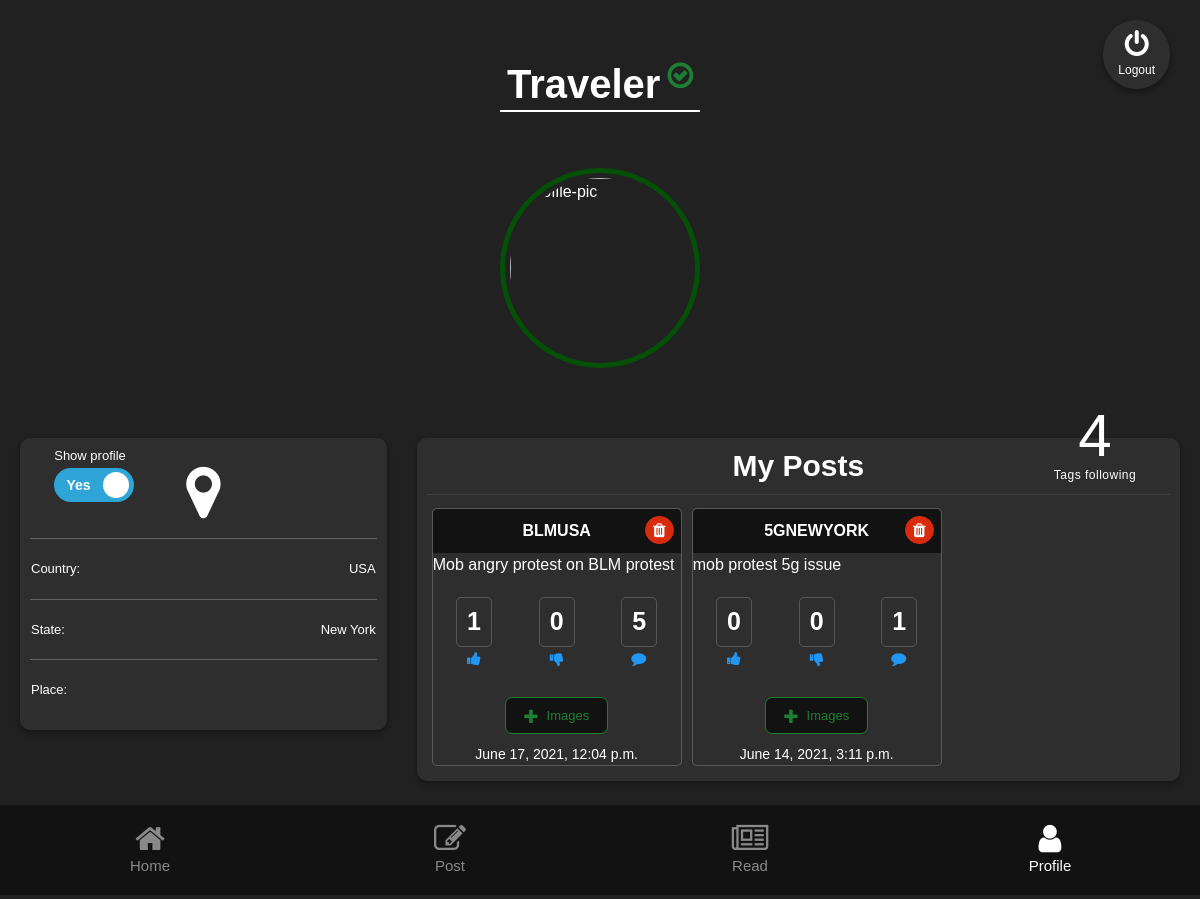
Before: /user/profile/ (signed in) with the older database file.
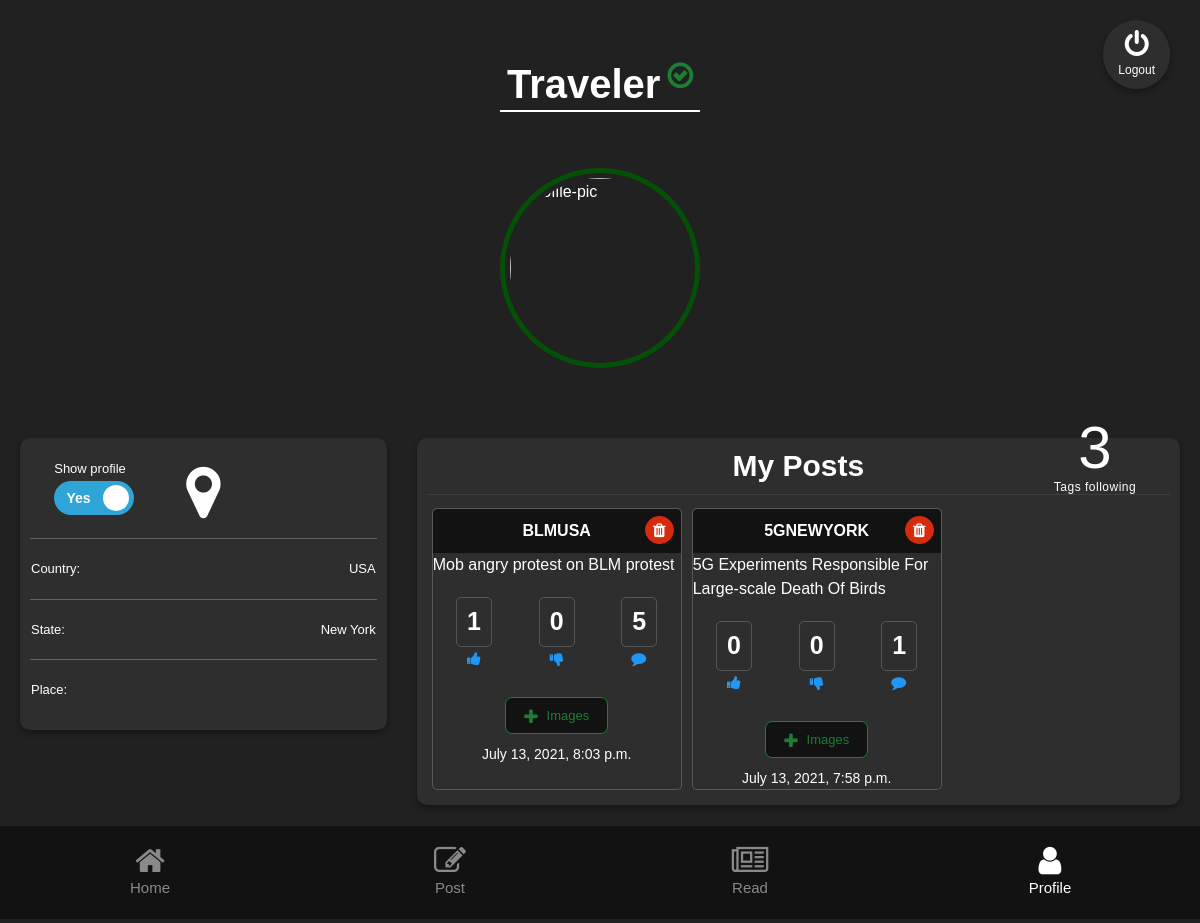
After: the same page with the newer database file.
### Posts/models.py (models this page shows, shortened)
class PostModel(models.Model):
    p_title=models.CharField(max_length=200,null=True)
    p_content=models.TextField()
    p_coverimage=models.ImageField(upload_to="coverimage",null=True)
    pvoted = models.ManyToManyField(UserModel , default=None , blank=True ,related_name='pvoted')
    nvoted = models.ManyToManyField(UserModel , default=None , blank=True ,related_name='nvoted')
    p_com = models.IntegerField(null=True,default=0)
    p_dateTime =models.DateTimeField(auto_now=True)
    user_id=models.ForeignKey(UserModel,on_delete=models.SET_NULL,null=True,verbose_name="UserModel")
    tag_id=models.ForeignKey(Tagmodel,on_delete=models.SET_NULL,null=True,verbose_name="Tagmodel")

### Tags/models.py (models this page shows, shortened)
class Tagmodel(models.Model):
    tag_title=models.CharField(max_length=40,default=0)
    tag_name=models.CharField(max_length=40,unique=True)
    tag_image=models.ImageField(upload_to='tags')
    tag_disc=models.TextField(default=0)
    t_country=models.CharField(max_length=20)
    t_state=models.CharField(max_length=20)
    t_place=models.CharField(max_length=20)

### User/views.py (the view)
# urls.py: path('profile/',views.userprofile,name="profile"),
def userprofile(request):
    if request.session.has_key('userid'):
        userid = request.session['userid']
        users=UserModel.objects.get(id=userid)
        allMyPosts=PostModel.objects.filter(user_id=userid)
        foll_tags = following.objects.filter(user_id = userid).count()
        return render(request,"User/Profile.html",{'user':users , 'mypost':allMyPosts,'foll':foll_tags})
    else:
        return redirect("/user/login")

### User/templates/User/Profile.html (shortened to what this page needs)
{% extends 'base.html' %}
 {% block content %}
<div class="profile-holder">
  {% if user %}
<div class="user-profile-foll">
  <h1>{{foll}}</h1>
  <p>Tags following</p>
</div>
  <form action="{% url 'User:change' user.id %}"  method="post">
  	<div class="switch-wrapper">
      <p>Show profile</p>
      <div class="switch">
          <div class="slider">
            <label class="switch-radio-label left active" for="radio-left">Yes</label>
          </div>
      </div>
    </div>
</form>
  <h2 class="user-name">
  {% if user.u_security %}
  Anonymous
{% else %}
 {{user.u_name}}
{% endif %}
<i class="fa fa-check-circle-o verified-class" aria-hidden="true"></i>
  </h2>
  {%if user.u_security%}
  <img class="user-image"  alt="anonymous" alt="svgImg"/>
    {% else %}
    <img
    class="user-image"
    src="{{user.u_pic.url}}"
    alt="profile-pic"
    srcset=""
  />
    {%endif %}
  <div class="row">
    <div class="col-md-4">
      <div class="address-holder">
        <center><i class="fa fa-map-marker" aria-hidden="true"></i></center>
        <div class="places">
          <p>Country:</p>
          <p>{{user.u_country}}</p>
        </div>
        <div class="places">
          <p>State:</p>
          <p>{{user.u_state}}</p>
        </div>
        <div class="places">
          <p>Place:</p>
        </div>
      </div>
    </div>
    <div class="col-md-8">
      <div class="my-posts-holder">
        <h2>My Posts</h2>
        <div class="eachpost">
          {% if mypost %}
          {% for post in mypost %}
          <div class="mypost">
            <a  href="{% url 'User:delete' post.id %}">
              <div class="delete-post">
                <i class="fa fa-trash" aria-hidden="true"></i>
              </div>
            </a>
            <p class="mypost-tag">{{post.tag_id.tag_name}}</p>
            <marquee>{{post.p_title}}</marquee>
            <div class="score-holder">
              <div class="one-score" >{{post.pvoted.all.count}}<i style="color: #2196f3;" class="fa fa-thumbs-up" aria-hidden="true"></i></div>
              <div class="one-score">{{post.nvoted.all.count}}<i  style="color: #2196f3;" class="fa fa-thumbs-down" aria-hidden="true"></i></div>
              <div class="one-score" >{{post.p_com}}<i style="color: #2196f3;" class="fa fa-comment" aria-hidden="true"></i></div>
            </div>
              <button type="button" class="add-img-butt" data-toggle="modal" data-target="#my{{forloop.counter}}modal"><i class="fa fa-plus" aria-hidden="true"></i>Images</button>
            <p class="mypost-date">{{post.p_dateTime}}</p>
          </div>
          {% endfor %}
          {% else %}
          <div style="margin:auto;font-size:20px" class="tag-error">No Posts</div>
          {% endif %}
        </div>
      </div>
    </div>
  </div>
  {% endif %}
</div>
{% endblock content %}

Changed rows visible on the page:
changed PostModel "Mob angry protest on BLM protest": p_dateTime "June 17, 2021, 12:04 p.m." → "July 13, 2021, 8:03 p.m."
changed PostModel "5GNEWYORK": p_title "mob protest 5g issue" → "5G Experiments Responsible For Large-scale Death Of Birds"; p_dateTime "June 14, 2021, 3:11 p.m." → "July 13, 2021, 7:58 p.m."
Other visible differences:
{{ foll }}: "4" → "3"
